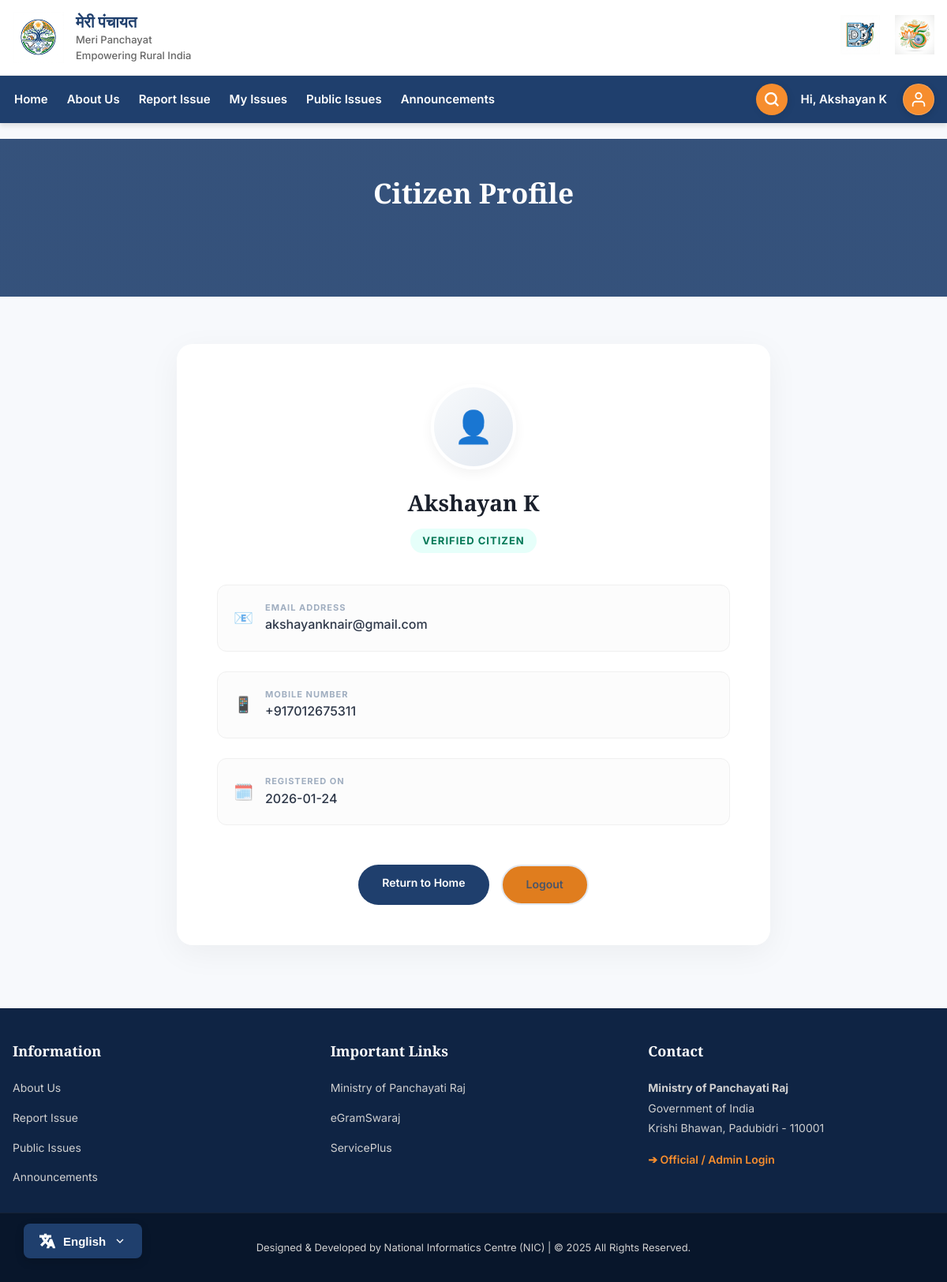
Screenshot of /profile (signed in) with the database file from the repository.
### tables this page shows
CREATE TABLE users (
        id INTEGER PRIMARY KEY AUTOINCREMENT,
        name TEXT,
        email TEXT UNIQUE,
        mobile TEXT,
        password_hash TEXT,
        created_at DATETIME DEFAULT CURRENT_TIMESTAMP
    );

### app.py (the view)
@app.route("/profile")
@user_login_required
def user_profile():
    user_id = session["user_id"]
    conn = connect_db()
    user = conn.execute("SELECT * FROM users WHERE id = ?", (user_id,)).fetchone()
    conn.close()
    if not user:
        flash(_get_text("flash_user_not_found"), "danger")
        return redirect(url_for("home"))
    return render_template("citizen/profile.html", user=user)

### app.py (called while the page is built)
def connect_db():
    conn = sqlite3.connect(DB_NAME, timeout=10) # Added timeout
    conn.row_factory = sqlite3.Row
    conn.execute("PRAGMA journal_mode=WAL;")
    return conn

def _get_text(key):
    lang = session.get("lang", "en")
    return TRANSLATIONS.get(lang, TRANSLATIONS["en"]).get(key, key)

@app.context_processor
def inject_get_text():
    return dict(get_text=_get_text)

def user_login_required(f):
    @wraps(f)
    def decorated_function(*args, **kwargs):
        if "user_id" not in session:
            flash(_get_text("flash_login_required"), "info")
            return redirect(url_for("user_login"))
        return f(*args, **kwargs)
    return decorated_function

### templates/citizen/profile.html
{% extends "base.html" %}
{% block content %}
<div class="hero-section"
    style="background-image: linear-gradient(rgba(31, 63, 109, 0.9), rgba(31, 63, 109, 0.9)); height: 120px; padding: 40px 0; margin-bottom: 0; border-radius: 0;">
    <div class="container">
        <h1 style="font-size: 2.2rem; margin: 0; text-align: center; color: white;">{{ get_text('citizen_profile') }}
        </h1>
    </div>
</div>
<div class="section-padding bg-light" style="padding: 60px 0;">
    <div class="container">
        <div class="profile-card glass-card"
            style="max-width: 650px; margin: auto; background: white; padding: 50px; border-radius: 20px; box-shadow: 0 10px 40px rgba(0,0,0,0.05);">
            <div style="text-align: center; margin-bottom: 40px;">
                <div
                    style="width: 100px; height: 100px; background: linear-gradient(135deg, #f8fafc 0%, #e2e8f0 100%); border-radius: 50%; display: flex; align-items: center; justify-content: center; margin: 0 auto 20px; font-size: 40px; color: var(--primary-color); border: 4px solid white; box-shadow: 0 5px 15px rgba(0,0,0,0.05);">
                    👤
                </div>
                <h3 style="margin: 0; color: #1a202c; font-size: 28px;">{{ user.name }}</h3>
                <div
                    style="display: inline-block; background: #e6fffa; color: #047857; padding: 5px 15px; border-radius: 20px; font-size: 13px; font-weight: 700; text-transform: uppercase; margin-top: 10px; letter-spacing: 1px;">
                    {{ get_text('verified_citizen') }}</div>
            </div>
            <div class="profile-details" style="display: grid; gap: 25px;">
                <div class="hover-float"
                    style="padding: 20px; background: #fcfcfc; border-radius: 12px; border: 1px solid #f0f0f0;">
                    <div style="display: flex; align-items: center; gap: 15px;">
                        <span style="font-size: 20px; opacity: 0.7;">📧</span>
                        <div>
                            <label
                                style="font-size: 11px; font-weight: 700; color: #a0aec0; text-transform: uppercase; letter-spacing: 1px; display: block;">{{
                                get_text('email_address') }}</label>
                            <div style="font-size: 16px; color: #2d3748; font-weight: 500;">{{ user.email }}</div>
                        </div>
                    </div>
                </div>
                <div class="hover-float"
                    style="padding: 20px; background: #fcfcfc; border-radius: 12px; border: 1px solid #f0f0f0;">
                    <div style="display: flex; align-items: center; gap: 15px;">
                        <span style="font-size: 20px; opacity: 0.7;">📱</span>
                        <div>
                            <label
                                style="font-size: 11px; font-weight: 700; color: #a0aec0; text-transform: uppercase; letter-spacing: 1px; display: block;">{{
                                get_text('mobile_number') }}</label>
                            <div style="font-size: 16px; color: #2d3748; font-weight: 500;">{{ user.mobile }}</div>
                        </div>
                    </div>
                </div>
                <div class="hover-float"
                    style="padding: 20px; background: #fcfcfc; border-radius: 12px; border: 1px solid #f0f0f0;">
                    <div style="display: flex; align-items: center; gap: 15px;">
                        <span style="font-size: 20px; opacity: 0.7;">🗓️</span>
                        <div>
                            <label
                                style="font-size: 11px; font-weight: 700; color: #a0aec0; text-transform: uppercase; letter-spacing: 1px; display: block;">{{
                                get_text('registered_on') }}</label>
                            <div style="font-size: 16px; color: #2d3748; font-weight: 500;">{{ user.created_at[:10] }}
                            </div>
                        </div>
                    </div>
                </div>
            </div>
            <div style="margin-top: 50px; text-align: center; display: flex; gap: 15px; justify-content: center;">
                <a href="{{ url_for('home') }}" class="login-btn"
                    style="padding: 12px 30px; border-radius: 30px; background: var(--primary-color);">{{
                    get_text('return_to_home') }}</a>
                <a href="{{ url_for('user_logout') }}" class="login-btn logout-btn"
                    style="padding: 12px 30px; border-radius: 30px; background: transparent; border: 2px solid #e2e8f0; color: #4a5568;">{{
                    get_text('logout') }}</a>
            </div>
        </div>
    </div>
</div>
{% endblock %}

### templates/base.html (shortened to what this page needs)
{% from "macros.html" import back_button %}
<!doctype html>
<html lang="{{ session.get('lang', 'en') }}">
<head>
    <link rel="stylesheet" href="{{ url_for('static', filename='css/layout.css') }}">
</head>
<body class="lang-{{ session.get('lang', 'en') }}" id="top">
    <div class="logo-bar">
        <div class="container logo-container">
            <div class="logo-left">
                <img src="{{ url_for('static', filename='image/logo_left.png') }}" alt="Meri Panchayat Logo">
                <div class="logo-text">
                    <strong>{{ get_text('brand_name_hindi') }}</strong><br>
                    <small>{{ get_text('brand_name_en') }}<br>{{ get_text('brand_tagline') }}</small>
                </div>
            </div>
            <div class="logo-right">
                <img src="{{ url_for('static', filename='image/logo_right1.png') }}" alt="Digital India">
                <img src="{{ url_for('static', filename='image/logo_right2.png') }}" alt="Azadi Ka Amrit Mahotsav">
            </div>
        </div>
    </div>
    <nav class="main-nav">
        <div class="container nav-container">
            <div class="nav-content-wrapper" id="navContent">
                <ul class="nav-links">
                    {% if session.get('admin_id') %}
                    <li>
                        <a href="{{ url_for('admin_dashboard') }}#recent-complaints">{{ get_text('manage_issues') }}</a>
                    </li>
                    <li>
                        <a href="{{ url_for('admin_notices') }}">{{ get_text('manage_notices') }}</a>
                    </li>
                    {% else %}
                    <li>
                        <a href="{{ url_for('home', _anchor='top') }}">{{ get_text('home') }}</a>
                    </li>
                    <li>
                        <a href="{{ url_for('home') }}#about-scheme">{{ get_text('about_scheme') }}</a>
                    </li>
                    <li>
                        <a href="{{ url_for('report_issue') }}">{{ get_text('report_issue') }}</a>
                    </li>
                    {% if session.get('user_id') %}
                    <li>
                        <a href="{{ url_for('track_issue') }}">{{ get_text('my_issues') }}</a>
                    </li>
                    {% endif %}
                    <li>
                        <a href="{{ url_for('public_track') }}">{{ get_text('public_issues') }}</a>
                    </li>
                    <li>
                        <a href="{{ url_for('notices') }}">{{ get_text('announcements') }}</a>
                    </li>
                    {% endif %}
                </ul>
                <div class="nav-actions">
                    <form action="{{ url_for('track_issue') }}" method="get" class="nav-search-container">
                        <div class="nav-search-icon">
                            <svg xmlns="http://www.w3.org/2000/svg" viewBox="0 0 24 24" width="18" height="18">
                                <path
                                    d="M18.9,16.776A10.539,10.539,0,1,0,16.776,18.9l5.1,5.1L24,21.88ZM10.5,18A7.5,7.5,0,1,1,18,10.5,7.507,7.507,0,0,1,10.5,18Z">
                                </path>
                            </svg>
                        </div>
                    </form>
                    {% if session.get('admin_id') %}
                    <a href="{{ url_for('admin_dashboard') }}" class="login-btn">{{ get_text('dashboard') }}</a>
                    <a href="{{ url_for('admin_logout') }}" class="login-btn" style="background: #dc3545;">{{
                        get_text('logout') }}</a>
                    {% elif session.get('user_id') %}
                    <div class="user-profile-group">
                        <span class="user-greet-span">
                            {{ get_text('hi') }}, {{ session.get('user_name') }}
                        </span>
                        <a href="{{ url_for('user_profile') }}" class="profile-btn"
                            data-tooltip="{{ get_text('citizen_profile') }}">
                            <svg viewBox="0 0 24 24" fill="none" stroke="currentColor" stroke-width="2"
                                stroke-linecap="round" stroke-linejoin="round">
                                <path d="M20 21v-2a4 4 0 0 0-4-4H8a4 4 0 0 0-4 4v2"></path>
                                <circle cx="12" cy="7" r="4"></circle>
                            </svg>
                        </a>
                    </div>
                    {% endif %}
                </div>
            </div>
        </div>
    </nav>
    <main class="page-transition {% block main_class %}{% endblock %}">
        {% block content %}{% endblock %}
    </main>
    <footer class="gov-footer">
        <div class="container footer-container">
            <div class="footer-col">
                <h5>{{ get_text('information') }}</h5>
                <ul>
                    <li><a href="{{ url_for('about') }}">{{ get_text('about_us') }}</a></li>
                    <li><a href="#">{{ get_text('report_issue') }}</a></li>
                    <li><a href="#">{{ get_text('public_issues') }}</a></li>
                    <li><a href="#">{{ get_text('announcements') }}</a></li>
                </ul>
            </div>
            <div class="footer-col">
                <h5>{{ get_text('important_links') }}</h5>
                <ul>
                    <li><a href="https://panchayat.gov.in" target="_blank">{{ get_text('ministry_name') }}</a></li>
                    <li><a href="https://egramswaraj.gov.in" target="_blank">{{ get_text('egram_swaraj') }}</a></li>
                    <li><a href="https://serviceonline.gov.in" target="_blank">{{ get_text('service_plus') }}</a></li>
                </ul>
            </div>
            <div class="footer-col footer-contact">
                <h5>{{ get_text('contact') }}</h5>
                <p>
                    <strong>{{ get_text('ministry_name') }}</strong><br>
                    {{ get_text('govt_india') }}<br>
                    {{ get_text('address_line') }}
                </p>
                <div style="margin-top: 15px;">
                    <a href="{{ url_for('admin_login') }}"
                        style="color: var(--secondary-color); font-size: 14px; text-decoration: none; font-weight: 600;">➔
                        {{ get_text('official_admin_login_link') }}</a>
                </div>
            </div>
        </div>
        <div class="sub-footer">
            <div class="container text-center">
                <p>{{ get_text('designed_by')|safe }}</p>
            </div>
        </div>
    </footer>
    <div class="language-selector-widget">
        <button class="lang-toggle-btn" id="langToggleBtn">
            <span id="currentLangText">
                {% if session.get('lang') == 'kn' %}ಕನ್ನಡ{% else %}English{% endif %}
            </span>
            <svg width="16" height="16" viewBox="0 0 24 24" fill="none" stroke="currentColor" stroke-width="2">
                <polyline points="6 9 12 15 18 9"></polyline>
            </svg>
        </button>
    </div>
</body>
</html>

### rows the page displays
users: get "Akshayan K", name "Akshayan K", email "akshayanknair@gmail.com", mobile "+917012675311", created_at "2026-01-24"

### other values shown
{{ get_text('brand_name_hindi') }} "मेरी पंचायत"
{{ get_text('brand_name_en') }} "Meri Panchayat"
{{ get_text('brand_tagline') }} "Empowering Rural India"
{{ get_text('home') }} "Home"
{{ get_text('about_scheme') }} "About Us"
{{ get_text('report_issue') }} "Report Issue"
{{ get_text('my_issues') }} "My Issues"
{{ get_text('public_issues') }} "Public Issues"
{{ get_text('announcements') }} "Announcements"
{{ get_text('hi') }} "Hi"
{{ get_text('citizen_profile') }} "Citizen Profile"
{{ get_text('verified_citizen') }} "VERIFIED CITIZEN"
{{ get_text('email_address') }} "EMAIL ADDRESS"
{{ get_text('mobile_number') }} "MOBILE NUMBER"
{{ get_text('registered_on') }} "REGISTERED ON"
